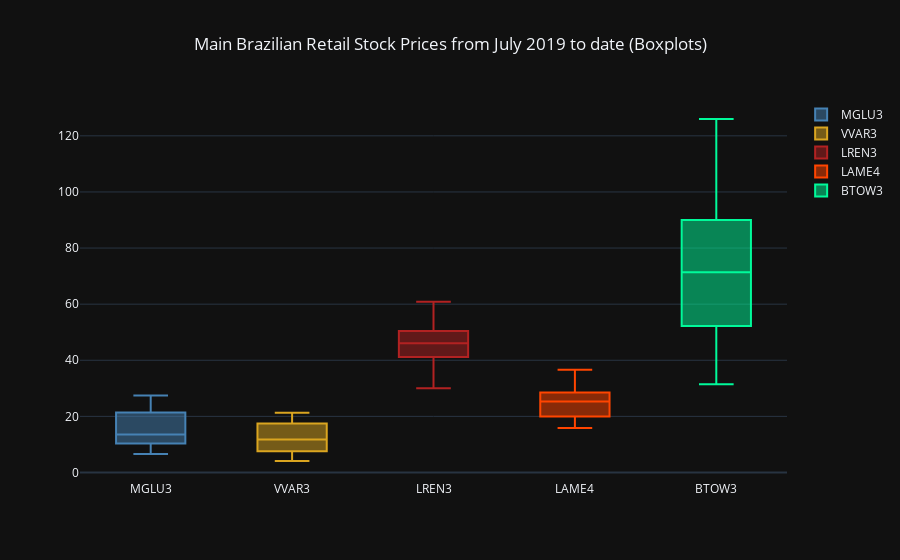

The notebook cell this image was saved under:
### Code cell
df = web.DataReader(['MGLU3.SA', 'VVAR3.SA', 'LREN3.SA', 'LAME4.SA', 'BTOW3.SA'], 'yahoo', start, end)['Close']

trace0 = go.Box(y=df['MGLU3.SA'], name='MGLU3', line=dict(color='steelblue'))
trace1 = go.Box(y=df['VVAR3.SA'], name='VVAR3', line=dict(color='goldenrod'))
trace2 = go.Box(y=df['LREN3.SA'], name='LREN3', line=dict(color='firebrick'))
trace3 = go.Box(y=df['LAME4.SA'], name='LAME4', line=dict(color='orangered'))
trace4 = go.Box(y=df['BTOW3.SA'], name='BTOW3', line=dict(color='MediumSpringGreen'))

fig5 = go.Figure([trace0, trace1, trace2, trace3, trace4])
fig5.update_layout(
    title={
        'text': "Main Brazilian Retail Stock Prices from July 2019 to date (Boxplots)",
        'x':0.5,
        'xanchor': 'center'})
fig5.show()

### Figure 1 — Plotly figure (JSON) as saved in the notebook; plotly's stock layout.template omitted (floating-point values rounded to 4 significant figures; data arrays with more than 128 entries replaced by an {"elided": "..."} marker saying what was removed)
{"data": [{"line": {"color": "steelblue"}, "name": "MGLU3", "type": "box", "y": {"elided": "373 float values"}}, {"line": {"color": "goldenrod"}, "name": "VVAR3", "type": "box", "y": {"elided": "373 float values"}}, {"line": {"color": "firebrick"}, "name": "LREN3", "type": "box", "y": {"elided": "373 float values"}}, {"line": {"color": "orangered"}, "name": "LAME4", "type": "box", "y": {"elided": "373 float values"}}, {"line": {"color": "MediumSpringGreen"}, "name": "BTOW3", "type": "box", "y": {"elided": "373 float values"}}], "layout": {"title": {"text": "Main Brazilian Retail Stock Prices from July 2019 to date (Boxplots)", "x": 0.5, "xanchor": "center"}}}
